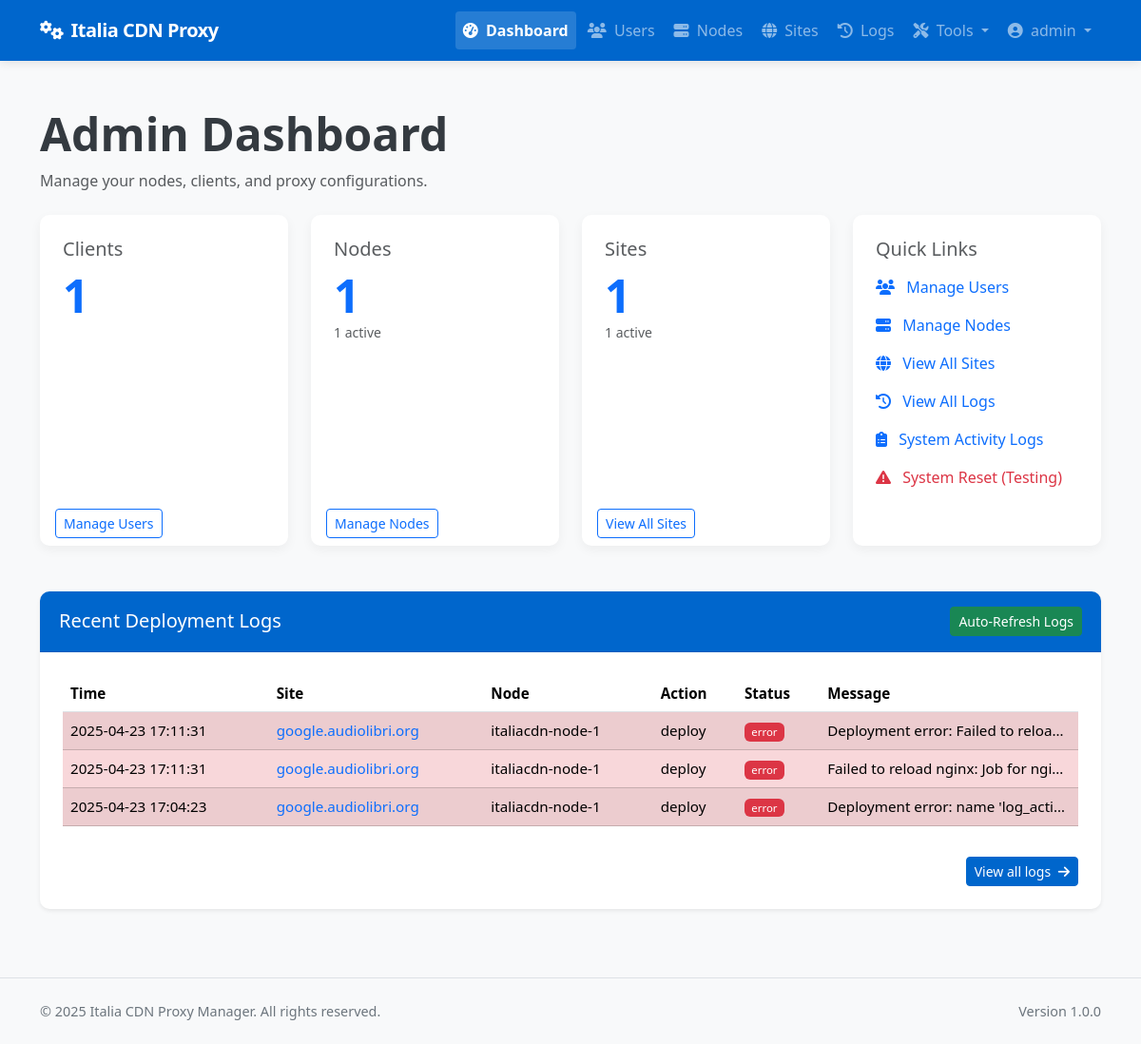
The app's page /admin/dashboard (signed in), older data.
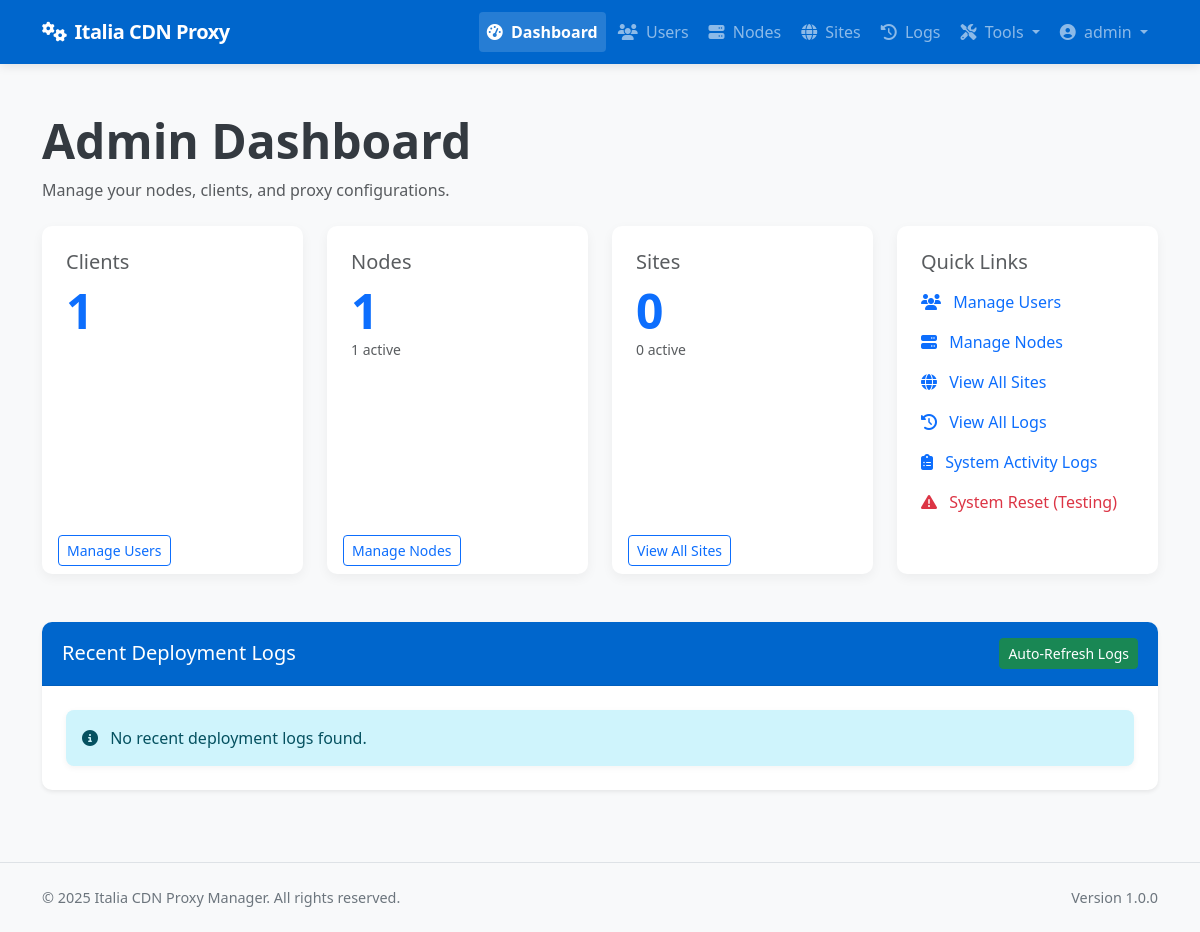
The same page, newer data.
### app/models/models.py (models this page shows, shortened)
class DeploymentLog(db.Model):
    __tablename__ = 'deployment_logs'
    id = db.Column(db.Integer, primary_key=True)
    site_id = db.Column(db.Integer, db.ForeignKey('sites.id'), nullable=False)
    node_id = db.Column(db.Integer, db.ForeignKey('nodes.id'), nullable=False)
    user_id = db.Column(db.Integer, db.ForeignKey('users.id'), nullable=True)  # Who performed the action
    action = db.Column(db.String(64), nullable=False)  # deploy, update, remove, ssl_renew, discovery, rollback
    status = db.Column(db.String(20), nullable=False)  # success, error
    message = db.Column(db.Text, nullable=True)
    created_at = db.Column(db.DateTime, default=datetime.utcnow)
    site = db.relationship('Site', backref=db.backref('deployment_logs', lazy='dynamic'))
    node = db.relationship('Node', backref=db.backref('deployment_logs', lazy='dynamic'))
    user = db.relationship('User', backref=db.backref('deployment_logs', lazy='dynamic'))

class Site(db.Model):
    __tablename__ = 'sites'
    id = db.Column(db.Integer, primary_key=True)
    name = db.Column(db.String(64), nullable=False)
    domain = db.Column(db.String(255), unique=True, nullable=False)
    protocol = db.Column(db.String(10), nullable=False, default='https')  # http or https
    origin_protocol = db.Column(db.String(10), nullable=False, default='http')  # http or https for origin
    origin_address = db.Column(db.String(255), nullable=False)  # Backend server address
    origin_port = db.Column(db.Integer, nullable=False)
    user_id = db.Column(db.Integer, db.ForeignKey('users.id'), nullable=True)  # Allow null for discovered sites
    is_active = db.Column(db.Boolean, default=True)
    is_blocked = db.Column(db.Boolean, default=False)
    is_discovered = db.Column(db.Boolean, default=False)  # Whether this site was discovered from node
    use_waf = db.Column(db.Boolean, default=False)
    force_https = db.Column(db.Boolean, default=True)  # New column to force HTTP to HTTPS redirect
    enable_cache = db.Column(db.Boolean, default=True)
    cache_time = db.Column(db.Integer, default=3600)  # Cache time in seconds, default 1 hour
    cache_static_time = db.Column(db.Integer, default=86400)  # Cache time for static assets in seconds, default 1 day
    custom_cache_rules = db.Column(db.Text, nullable=True)  # Custom cache rules in Nginx format
    cache_browser_time = db.Column(db.Integer, default=3600)  # Browser cache time in seconds, default 1 hour
    created_at = db.Column(db.DateTime, default=datetime.utcnow)
    updated_at = db.Column(db.DateTime, default=datetime.utcnow, onupdate=datetime.utcnow)
    custom_config = db.Column(db.Text, nullable=True)  # Additional Nginx configuration
    site_nodes = db.relationship('SiteNode', backref='site', lazy='dynamic')
    ssl_certificates = db.relationship('SSLCertificate', backref='site', lazy='dynamic')
    config_versions = db.relationship('ConfigVersion', backref='site', lazy='dynamic')

class Node(db.Model):
    __tablename__ = 'nodes'
    id = db.Column(db.Integer, primary_key=True)
    name = db.Column(db.String(64), unique=True, nullable=False)
    ip_address = db.Column(db.String(45), nullable=False)  # IPv4 or IPv6
    ssh_port = db.Column(db.Integer, default=22)
    ssh_user = db.Column(db.String(64), nullable=False)
    ssh_key_path = db.Column(db.String(256), nullable=True)  # Path to SSH key file
    ssh_password = db.Column(db.String(256), nullable=True)  # Encrypted password (if using password auth)
    is_active = db.Column(db.Boolean, default=True)
    is_discovered = db.Column(db.Boolean, default=False)  # Whether this node was discovered from YAML
    created_at = db.Column(db.DateTime, default=datetime.utcnow)
    updated_at = db.Column(db.DateTime, default=datetime.utcnow, onupdate=datetime.utcnow)
    nginx_config_path = db.Column(db.String(256), default='/etc/nginx/conf.d')
    nginx_reload_command = db.Column(db.String(256), default='sudo systemctl reload nginx')
    detected_nginx_path = db.Column(db.String(256), nullable=True)  # Store detected nginx path
    site_nodes = db.relationship('SiteNode', backref='node', lazy='dynamic')

### app/controllers/admin.py (the view)
@admin.route('/dashboard')
@login_required
@admin_required
def dashboard():
    user_count = User.query.filter_by(role='client').count()
    node_count = Node.query.count()
    active_node_count = Node.query.filter_by(is_active=True).count()
    site_count = Site.query.count()
    active_site_count = Site.query.filter_by(is_active=True).count()
    latest_logs = DeploymentLog.query.order_by(DeploymentLog.created_at.desc()).limit(10).all()
    return render_template('admin/dashboard.html',
                           user_count=user_count,
                           node_count=node_count,
                           active_node_count=active_node_count,
                           site_count=site_count,
                           active_site_count=active_site_count,
                           latest_logs=latest_logs)

### app/models/__init__.py (called while the page is built)
@login_manager.user_loader
def load_user(user_id):
    return User.query.get(int(user_id))

### app/models/models.py (called while the page is built)
    def is_admin(self):
        return self.role == 'admin'

### app/services/access_control.py (called while the page is built)
def admin_required(f):
    @wraps(f)
    def decorated_function(*args, **kwargs):
        if not current_user.is_admin():
            flash('You need admin privileges to access this page.', 'error')
            return abort(403)
        return f(*args, **kwargs)
    return decorated_function

### app/templates/admin/dashboard.html (shortened to what the changed rows need)
{% extends "base.html" %}
{% block content %}
<div class="container py-4">
    <div class="mb-4">
        <h1 class="display-5 fw-bold">Admin Dashboard</h1>
    </div>
    <div class="row g-4 mb-5">
        <div class="col-md-6 col-lg-3">
            <div class="card h-100">
                <div class="card-body">
                    <h3 class="card-title h5 text-muted mb-2">Sites</h3>
                    <p class="display-5 fw-bold text-primary mb-0">{{ site_count }}</p>
                    <p class="small text-muted">{{ active_site_count }} active</p>
                </div>
            </div>
        </div>
    </div>
    <div class="card shadow-sm mb-4">
        <div class="card-header bg-primary text-white d-flex justify-content-between align-items-center">
            <h2 class="card-title h5 mb-0">Recent Deployment Logs</h2>
        </div>
        <div class="card-body">
            {% if latest_logs %}
            <div class="table-responsive" id="logsTableContainer">
                <table class="table table-striped table-hover">
                    <thead>
                        <tr>
                            <th>Time</th>
                            <th>Site</th>
                            <th>Node</th>
                            <th>Action</th>
                            <th>Status</th>
                            <th>Message</th>
                        </tr>
                    </thead>
                    <tbody>
                        {% for log in latest_logs %}
                        <tr class="{% if log.status == 'error' %}table-danger{% endif %}">
                            <td>{{ log.created_at.strftime('%Y-%m-%d %H:%M:%S') }}</td>
                            <td>
                                <a href="{{ url_for('admin.view_site', site_id=log.site_id) }}" class="text-decoration-none">
                                    {{ log.site.domain }}
                                </a>
                            </td>
                            <td>{{ log.node.name }}</td>
                            <td>{{ log.action }}</td>
                            <td>
                                <span class="badge {% if log.status == 'success' %}bg-success
                                {% elif log.status == 'error' %}bg-danger
                                {% else %}bg-warning{% endif %}">
                                    {{ log.status }}
                                </span>
                            </td>
                            <td class="text-truncate" style="max-width: 200px;">{{ log.message }}</td>
                        </tr>
                        {% endfor %}
                    </tbody>
                </table>
            </div>
            <div class="text-end mt-3">
                <a href="{{ url_for('admin.deployment_logs') }}" class="btn btn-sm btn-primary">
                    View all logs <i class="fas fa-arrow-right ms-1"></i>
                </a>
            </div>
            {% else %}
            <div class="alert alert-info mb-0">
                <i class="fas fa-info-circle me-2"></i> No recent deployment logs found.
            </div>
            {% endif %}
        </div>
    </div>
</div>
{% endblock %}

Row changes from the older to the newer data that the page shows:
removed DeploymentLog: created_at "2025-04-23 17:11:31", site.domain "google.audiolibri.org", node.name "italiacdn-node-1", action "deploy", status "error", message "Deployment error: Failed to reloa…"
removed DeploymentLog: created_at "2025-04-23 17:11:31", site.domain "google.audiolibri.org", node.name "italiacdn-node-1", action "deploy", status "error", message "Failed to reload nginx: Job for ngi…"
removed DeploymentLog: created_at "2025-04-23 17:04:23", site.domain "google.audiolibri.org", node.name "italiacdn-node-1", action "deploy", status "error", message "Deployment error: name 'log_acti…"
Text that changed along with them:
{{ site_count }}: "1" → "0"
{{ active_site_count }}: "1" → "0"
text no longer shown: "Time Site Node Action Status Message View all logs"
text now shown: "No recent deployment logs found."
